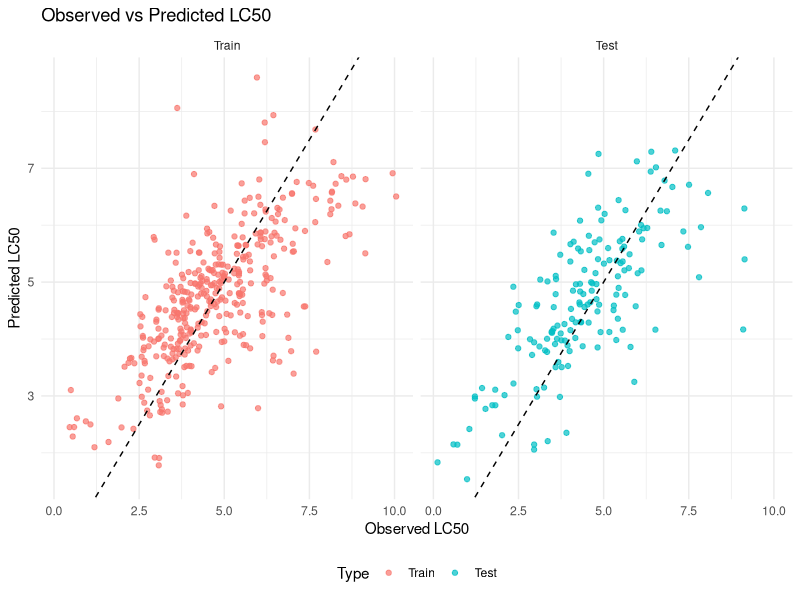
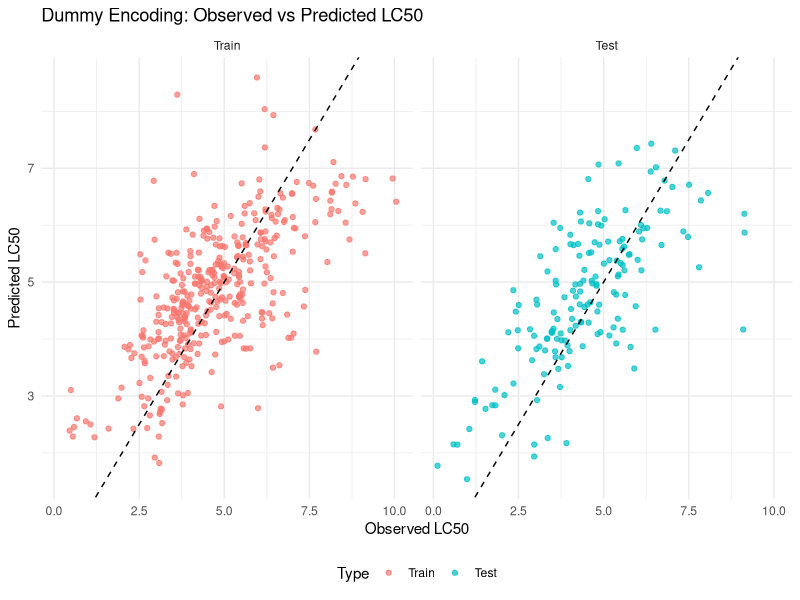
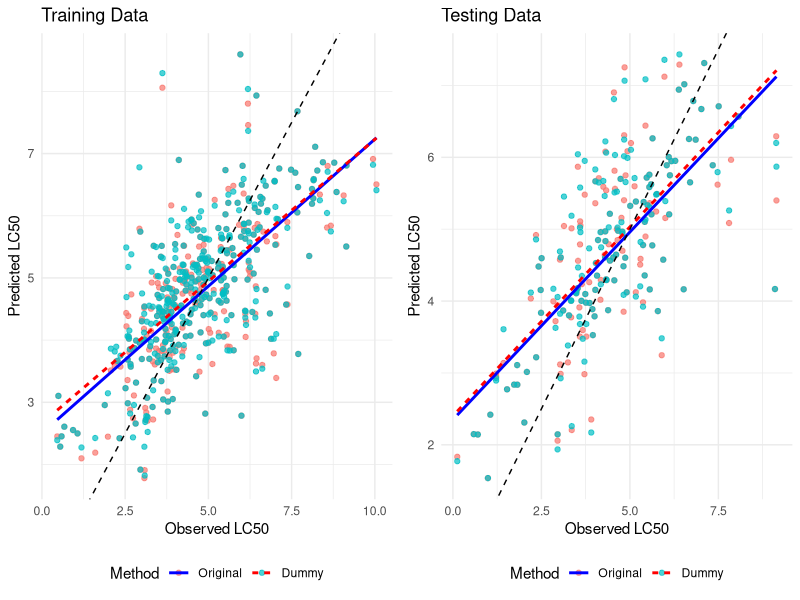
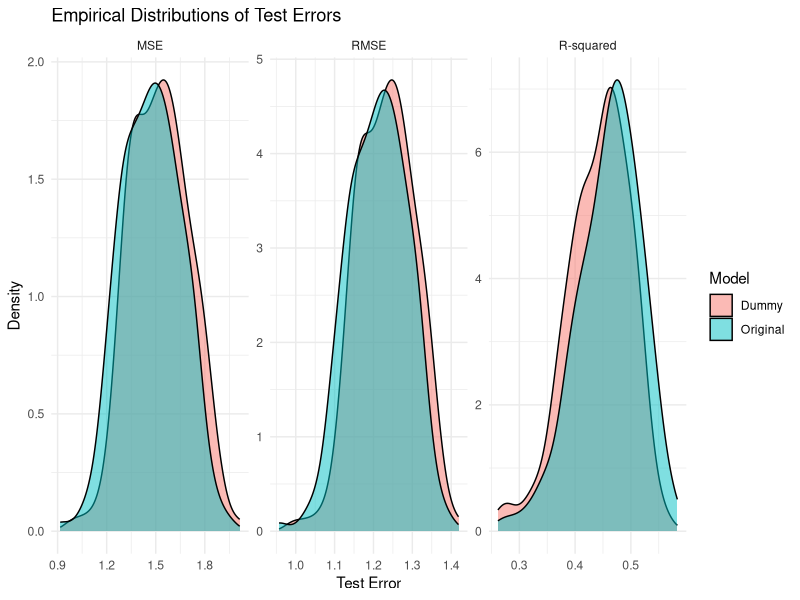
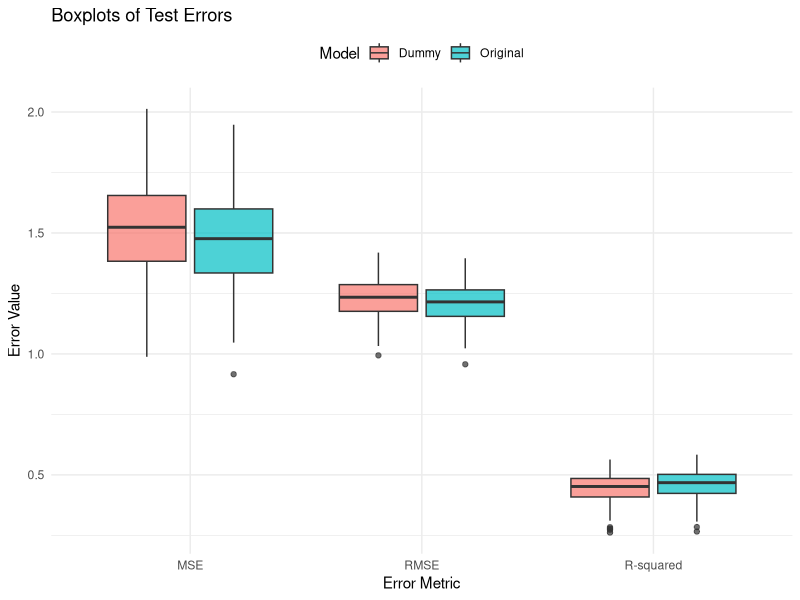

Generate these figures, in order, with R:
## ---- chunk 1
knitr::opts_chunk$set(echo = TRUE)

library(caTools)
library(ggplot2)
library(gridExtra)
## ---- chunk 2
data <- read.csv("qsar_aquatic_toxicity.csv", sep = ";", header = FALSE)
names(data) <- c(
    "TPSA",
    "SAacc",
    "H050",
    "MLOGP",
    "RDCHI",
    "GATS1p",
    "nN",
    "C040",
    "LC50"
)

head(data)
## ---- chunk 3
# Use 70% of dataset as training set and remaining 30% as testing set
sample <- sample.split(data$LC50, SplitRatio = 0.7)
train  <- subset(data, sample == TRUE)
test   <- subset(data, sample == FALSE)
## ---- chunk 4
cat("Dimension of Training Set:", paste(dim(train), collapse = "x"), "\nDimension of Test Set:", paste(dim(test), collapse = "x"), "\n")
## ---- chunk 5
train_i = train
test_i = test
## ---- chunk 6
# Fit linear regression model on training data
model <- lm(LC50 ~ ., data=train_i)

summary(model)
## ---- chunk 7
# Predict on training and test datasets
pred_train <- predict(model, newdata=train_i)
pred_test <- predict(model, newdata=test_i)
## ---- chunk 8
# Adding predictions columns to the datasets
train_i$predicted_LC50 <- pred_train
test_i$predicted_LC50 <- pred_test
## ---- chunk 9
# Evaluate model: calculate MSE, RMSE, and R-squared for training and test sets
mse_train <- mean((train_i$LC50 - train_i$predicted_LC50)^2)
rmse_train <- sqrt(mse_train)
r2_train <- 1 - (sum((train_i$LC50 - train_i$predicted_LC50)^2) / sum((train_i$LC50 - mean(train_i$LC50))^2))

mse_test <- mean((test_i$LC50 - test_i$predicted_LC50)^2)
rmse_test <- sqrt(mse_test)
r2_test <- 1 - (sum((test_i$LC50 - test_i$predicted_LC50)^2) / sum((test_i$LC50 - mean(test_i$LC50))^2))
## ---- chunk 10
cat(paste0(
  "Training Metrics:\n",
  "MSE (Train): ", mse_train, "\n",
  "RMSE (Train): ", rmse_train, "\n",
  "R-squared (Train): ", r2_train, "\n\n",
  
  "Test Metrics:\n",
  "MSE (Test): ", mse_test, "\n",
  "RMSE (Test): ", rmse_test, "\n",
  "R-squared (Test): ", r2_test, "\n"
))
## ---- chunk 11
# Combine data for plotting
train_i$Type <- 'Train'
test_i$Type <- 'Test'
combined_data <- rbind(train_i, test_i)

combined_data$Type <- factor(combined_data$Type, levels = c('Train', 'Test'))

# Plotting observed vs predicted LC50 values
ggplot(combined_data, aes(x = LC50, y = predicted_LC50, color = Type)) +
  geom_point(alpha = 0.7) +
  geom_abline(intercept = 0, slope = 1, linetype = "dashed") +
  labs(title = "Observed vs Predicted LC50", x = "Observed LC50", y = "Predicted LC50") +
  theme_minimal() +
  facet_wrap(~Type) +
  theme(legend.position = "bottom")
## ---- chunk 12
# To make sure we use the same split in (i)
train_ii = train
test_ii = test
## ---- chunk 13
# Transform 3 count variables (H050, nN, C040) into 0/1 in train and test datasets

train_ii$H050 <- ifelse(train_ii$H050 > 0, 1, 0)
train_ii$nN <- ifelse(train_ii$nN > 0, 1, 0)
train_ii$C040 <- ifelse(train_ii$C040 > 0, 1, 0)

test_ii$H050 <- ifelse(test_ii$H050 > 0, 1, 0)
test_ii$nN <- ifelse(test_ii$nN > 0, 1, 0)
test_ii$C040 <- ifelse(test_ii$C040 > 0, 1, 0)
## ---- chunk 14
head(train_ii)
## ---- chunk 15
# Fit linear regression model on transformed training data
model_transform_dummy <- lm(LC50 ~ ., data = train_ii)

summary(model_transform_dummy)
## ---- chunk 16
# Predict on training and test datasets
pred_train_transform_dummy <- predict(model, newdata=train_ii)
pred_test_transform_dummy <- predict(model, newdata=test_ii)
## ---- chunk 17
# Adding predictions columns to the datasets
train_ii$predicted_LC50 <- pred_train_transform_dummy
test_ii$predicted_LC50 <- pred_test_transform_dummy
## ---- chunk 18
# Evaluate model: calculate MSE, RMSE, and R-squared for training and test sets
mse_train_transform_dummy <- mean((train_ii$LC50 - train_ii$predicted_LC50)^2)
rmse_train_transform_dummy <- sqrt(mse_train_transform_dummy)
r2_train_transform_dummy <- 1 - (sum((train_ii$LC50 - train_ii$predicted_LC50)^2) / sum((train_ii$LC50 - mean(train_ii$LC50))^2))

mse_test_transform_dummy <- mean((test_ii$LC50 - test_ii$predicted_LC50)^2)
rmse_test_transform_dummy <- sqrt(mse_test_transform_dummy)
r2_test_transform_dummy <- 1 - (sum((test_ii$LC50 - test_ii$predicted_LC50)^2) / sum((test_ii$LC50 - mean(test_ii$LC50))^2))
## ---- chunk 19
cat(paste0(
  "Training Metrics:\n",
  "MSE (Train): ", mse_train_transform_dummy, "\n",
  "RMSE (Train): ", rmse_train_transform_dummy, "\n",
  "R-squared (Train): ", r2_train_transform_dummy, "\n\n",
  
  "Test Metrics:\n",
  "MSE (Test): ", mse_test_transform_dummy, "\n",
  "RMSE (Test): ", rmse_test_transform_dummy, "\n",
  "R-squared (Test): ", r2_test_transform_dummy, "\n"
))
## ---- chunk 20
# Combine data for plotting
train_ii$Type <- 'Train'
test_ii$Type <- 'Test'
combined_data <- rbind(train_ii, test_ii)

combined_data$Type <- factor(combined_data$Type, levels = c('Train', 'Test'))

# Plotting observed vs predicted LC50 values
ggplot(combined_data, aes(x = LC50, y = predicted_LC50, color = Type)) +
  geom_point(alpha = 0.7) +
  geom_abline(intercept = 0, slope = 1, linetype = "dashed") +
  labs(title = "Dummy Encoding: Observed vs Predicted LC50", x = "Observed LC50", y = "Predicted LC50") +
  theme_minimal() +
  facet_wrap(~Type) +
  theme(legend.position = "bottom")
## ---- chunk 21
# Prepare combined data
train_combined <- train_i[, c("LC50", "predicted_LC50")]
train_combined$Method <- 'Original'
train_combined$Type <- 'Train'
train_ii_combined <- train_ii[, c("LC50", "predicted_LC50")]
train_ii_combined$Method <- 'Dummy'
train_ii_combined$Type <- 'Train'
train_combined_all <- rbind(train_combined, train_ii_combined)

test_combined <- test_i[, c("LC50", "predicted_LC50")]
test_combined$Method <- 'Original'
test_combined$Type <- 'Test'
test_ii_combined <- test_ii[, c("LC50", "predicted_LC50")]
test_ii_combined$Method <- 'Dummy'
test_ii_combined$Type <- 'Test'
test_combined_all <- rbind(test_combined, test_ii_combined)

# Convert 'Method' and 'Type' to factors
train_combined_all$Method <- factor(train_combined_all$Method, levels = c('Original', 'Dummy'))
test_combined_all$Method <- factor(test_combined_all$Method, levels = c('Original', 'Dummy'))

# Function to draw regression lines
add_regression_lines <- function(df, original_model, dummy_model) {
  ggplot(df, aes(x = LC50, y = predicted_LC50, color = Method)) +
    geom_point(alpha = 0.7) +
    geom_smooth(method = "lm", formula = y ~ x, se = FALSE, 
                aes(linetype = Method), 
                data = df[df$Method == 'Original', ], 
                color = 'blue') +
    geom_smooth(method = "lm", formula = y ~ x, se = FALSE, 
                aes(linetype = Method), 
                data = df[df$Method == 'Dummy', ], 
                color = 'red') +
    geom_abline(intercept = 0, slope = 1, linetype = "dashed") +
    labs(x = "Observed LC50", y = "Predicted LC50", title = df$Type[1]) +
    theme_minimal() +
    theme(legend.position = "bottom")
}

# Plot training data with both regression lines
train_plot <- add_regression_lines(train_combined_all, model, model_transform_dummy)
train_plot <- train_plot + labs(title = "Training Data")

# Plot testing data with both regression lines
test_plot <- add_regression_lines(test_combined_all, model, model_transform_dummy)
test_plot <- test_plot + labs(title = "Testing Data")

# Display plots side by side
grid.arrange(train_plot, test_plot, ncol = 2)
## ---- chunk 22
# Initialize vectors to store test errors
mse_test_errors_i <- numeric(200)
rmse_test_errors_i <- numeric(200)
r2_test_errors_i <- numeric(200)
mse_test_errors_ii <- numeric(200)
rmse_test_errors_ii <- numeric(200)
r2_test_errors_ii <- numeric(200)

# Repeat the procedure 200 times
set.seed(2)
for (i in 1:200) {
  # Split the data
  sample <- sample.split(data$LC50, SplitRatio = 0.7)
  train <- subset(data, sample == TRUE)
  test <- subset(data, sample == FALSE)
  
  # Option (i): Original model
  model <- lm(LC50 ~ ., data=train)
  pred_test_i <- predict(model, newdata=test)
  mse_test_i <- mean((test$LC50 - pred_test_i)^2)
  rmse_test_i <- sqrt(mse_test_i)
  r2_test_i <- 1 - (sum((test$LC50 - pred_test_i)^2) / sum((test$LC50 - mean(test$LC50))^2))
  
  # Option (ii): Dummy encoding
  train$H050 <- ifelse(train$H050 > 0, 1, 0)
  train$nN <- ifelse(train$nN > 0, 1, 0)
  train$C040 <- ifelse(train$C040 > 0, 1, 0)
  
  test$H050 <- ifelse(test$H050 > 0, 1, 0)
  test$nN <- ifelse(test$nN > 0, 1, 0)
  test$C040 <- ifelse(test$C040 > 0, 1, 0)
  
  model_ii <- lm(LC50 ~ ., data = train)
  pred_test_ii <- predict(model_ii, newdata = test)
  mse_test_ii <- mean((test$LC50 - pred_test_ii)^2)
  rmse_test_ii <- sqrt(mse_test_ii)
  r2_test_ii <- 1 - (sum((test$LC50 - pred_test_ii)^2) / sum((test$LC50 - mean(test$LC50))^2))
  
  # Record the test errors
  mse_test_errors_i[i] <- mse_test_i
  rmse_test_errors_i[i] <- rmse_test_i
  r2_test_errors_i[i] <- r2_test_i
  
  mse_test_errors_ii[i] <- mse_test_ii
  rmse_test_errors_ii[i] <- rmse_test_ii
  r2_test_errors_ii[i] <- r2_test_ii
}
## ---- chunk 23
# Calculate and print average test errors
average_test_error_i <- mean(mse_test_errors_i)
average_rmse_error_i <- mean(rmse_test_errors_i)
average_r2_error_i <- mean(r2_test_errors_i)

average_test_error_ii <- mean(mse_test_errors_ii)
average_rmse_error_ii <- mean(rmse_test_errors_ii)
average_r2_error_ii <- mean(r2_test_errors_ii)

cat(paste0(
  "Average Test Errors (Original Model):\n",
  "MSE: ", average_test_error_i, "\n",
  "RMSE: ", average_rmse_error_i, "\n",
  "R-squared: ", average_r2_error_i, "\n\n",
  
  "Average Test Errors (Dummy Model):\n",
  "MSE: ", average_test_error_ii, "\n",
  "RMSE: ", average_rmse_error_ii, "\n",
  "R-squared: ", average_r2_error_ii, "\n"
))
## ---- chunk 24
# Create data frames for plotting
errors_df_mse <- data.frame(
  Error = c(mse_test_errors_i, mse_test_errors_ii),
  Metric = 'MSE',
  Model = factor(rep(c("Original", "Dummy"), each = 200))
)
errors_df_rmse <- data.frame(
  Error = c(rmse_test_errors_i, rmse_test_errors_ii),
  Metric = 'RMSE',
  Model = factor(rep(c("Original", "Dummy"), each = 200))
)
errors_df_r2 <- data.frame(
  Error = c(r2_test_errors_i, r2_test_errors_ii),
  Metric = 'R-squared',
  Model = factor(rep(c("Original", "Dummy"), each = 200))
)
errors_df <- rbind(errors_df_mse, errors_df_rmse, errors_df_r2)

# Ensure the 'Metric' factor has the correct level order
errors_df$Metric <- factor(errors_df$Metric, levels = c('MSE', 'RMSE', 'R-squared'))

# Plot the empirical distributions of the test errors
ggplot(errors_df, aes(x = Error, fill = Model)) +
  geom_density(alpha = 0.5) +
  facet_wrap(~ Metric, scales = "free") +
  labs(title = "Empirical Distributions of Test Errors", x = "Test Error", y = "Density") +
  theme_minimal()
## ---- chunk 25
# Plot the empirical distributions of the test errors using boxplots
ggplot(errors_df, aes(x = Metric, y = Error, fill = Model)) +
  geom_boxplot(alpha = 0.7) +
  labs(title = "Boxplots of Test Errors", x = "Error Metric", y = "Error Value") +
  theme_minimal() +
  theme(legend.position = "top")
